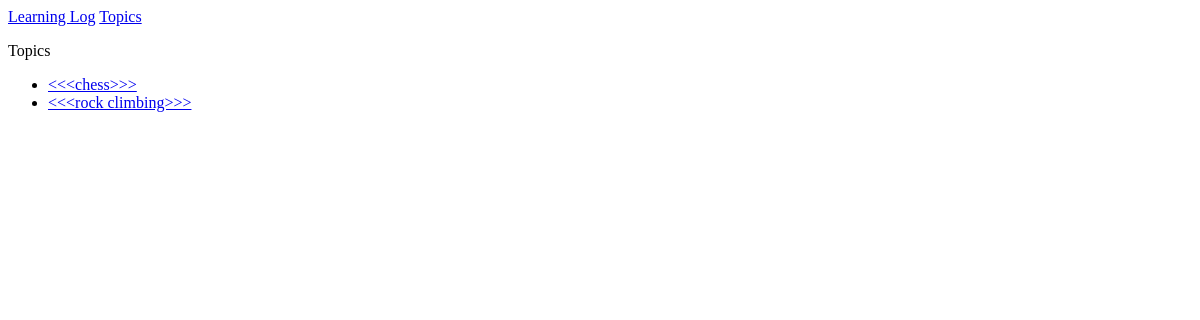
Before: /topics/ with the older database file.
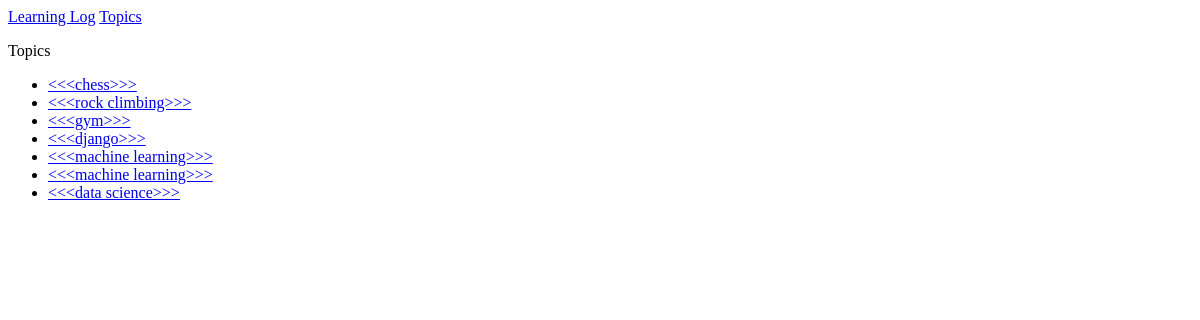
After: the same page with the newer database file.
### learning_logs/models.py (models this page shows)
class Topic(models.Model):
    text = models.CharField(max_length=200)
    date_added = models.DateTimeField(auto_now_add=True)
    def __str__(self):
        text = f'<<<{self.text}>>>'
        return text

### learning_logs/views.py (the view)
# urls.py: url(r'^topics/$', views.topics, name = 'topics'),
def topics(request):
    topic = Topic.objects.order_by('date_added')
    context = {'topics': topic}
    return render(request, 'learning_logs/topics.html', context)

### learning_logs/templates/learning_logs/topics.html
{% extends "learning_logs/base.html" %}
{% block content %}
<p>Topics</p>
<ul>
    {% for topic in topics %}
        <li>
            <a href="{% url 'learning_logs:topic' topic.id %}">{{ topic }}</a>
        </li>
    {% empty %}
        <li>No topics have been added yet.</li>
    {% endfor %}
</ul>
{% endblock content %}

### learning_logs/templates/learning_logs/base.html
<p>
    <a href="{% url 'learning_logs:index' %}">Learning Log</a>
    <a href="{% url 'learning_logs:topics' %}">Topics</a>
</p>
{% block content %}{% endblock content %}

Changed rows visible on the page:
added Topic: text "<<<gym>>>"
added Topic: text "<<<django>>>"
added Topic: text "<<<machine learning>>>"
added Topic: text "<<<machine learning>>>"
added Topic: text "<<<data science>>>"
